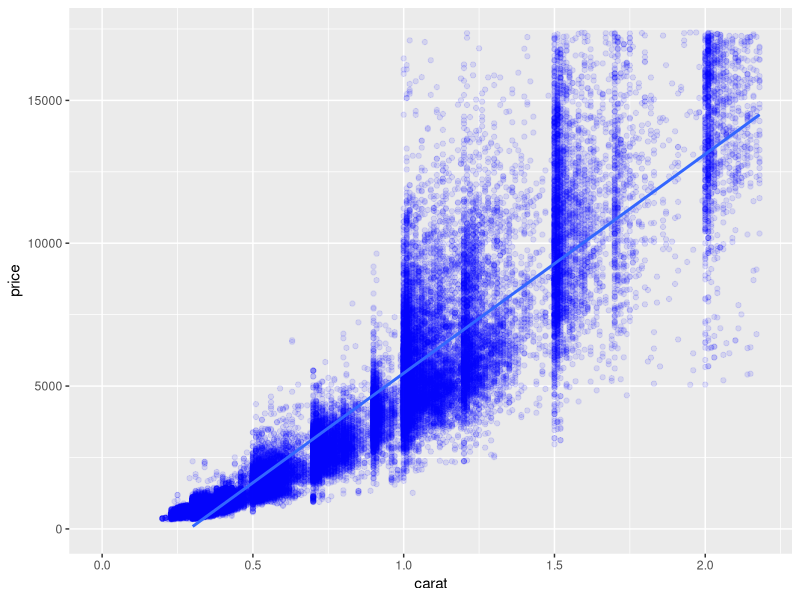
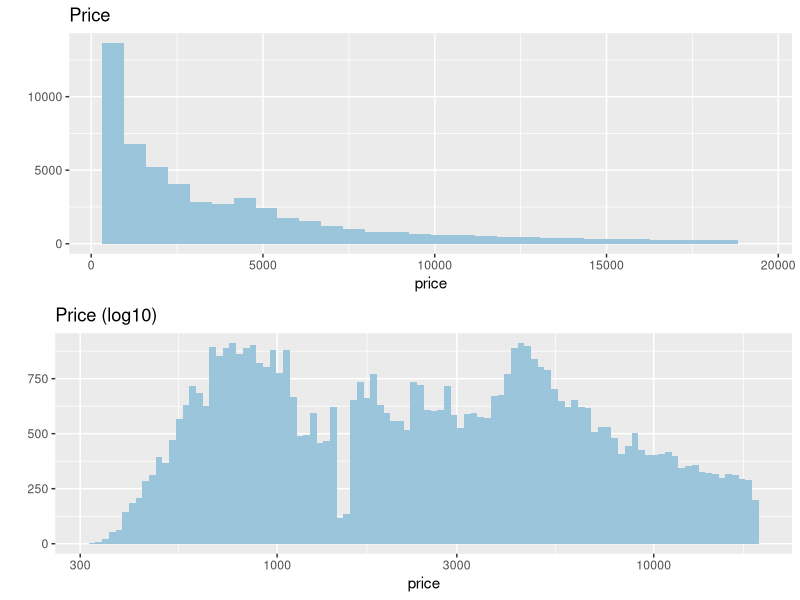
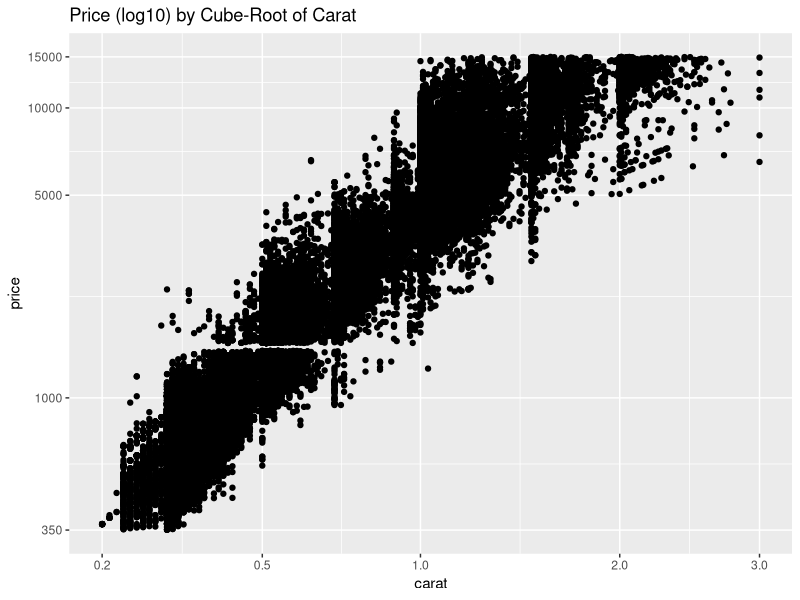
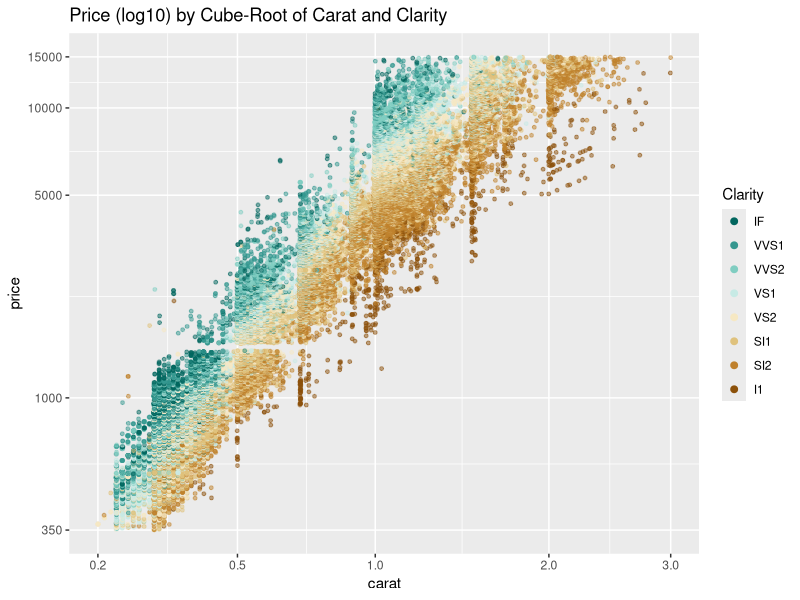
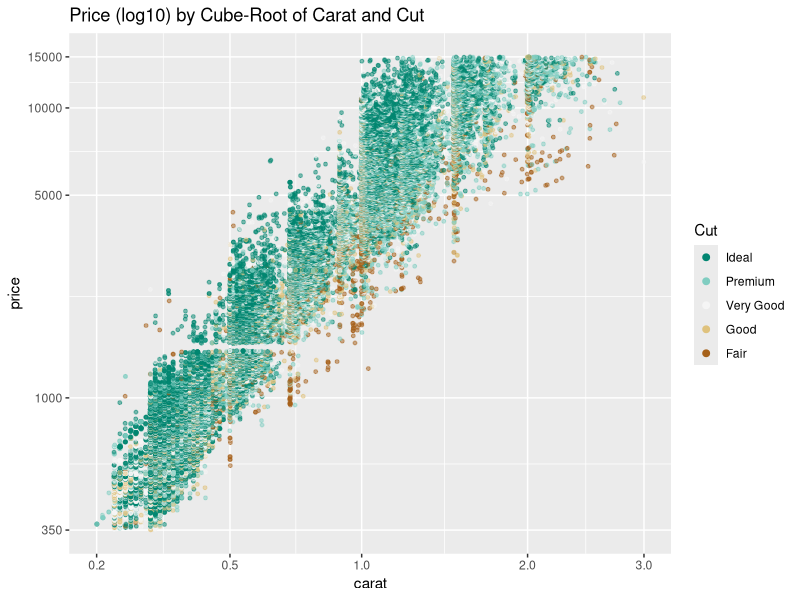
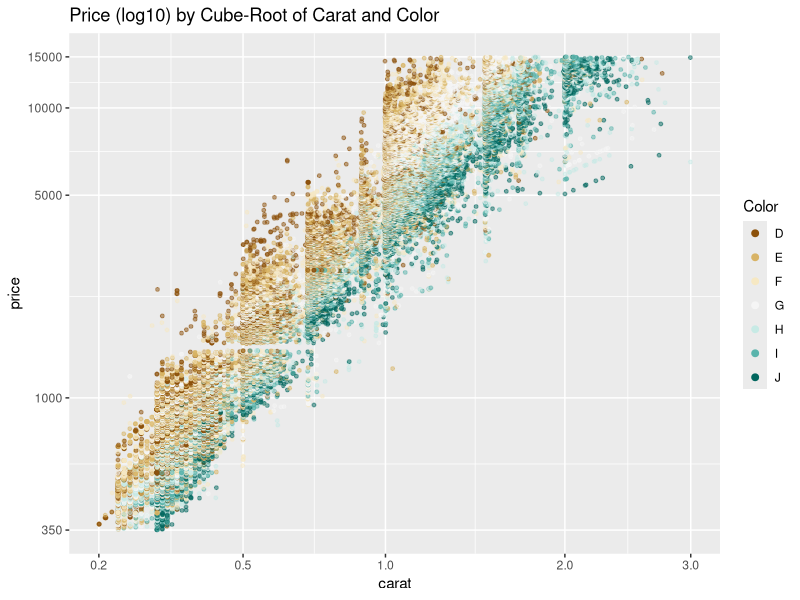

R code for these plots, in order:
## ---- chunk 1

library(ggplot2)
library(GGally)
library(scales)
library(memisc)
library(gridExtra)
library(RColorBrewer)
## ---- chunk 2

data("diamonds")

str(diamonds)

## ---- chunk 3

head(diamonds)

## ---- chunk 4

ggplot(aes(x = carat, y = price), data = diamonds) +
  geom_point(alpha = 1/10, fill = I('#9ac5db'), color = I('blue'))+
  scale_x_continuous(limits = c(0, quantile(diamonds$carat, 0.99)))+
  scale_y_continuous(limits = c(0, quantile(diamonds$price, 0.99))) +
  stat_smooth(method = 'lm')

## ---- chunk 5

plot1 <- qplot(x = price, data = diamonds, bins = 30, fill = I('#9ac5db')) + 
  ggtitle('Price')

plot2 <- qplot(x = price, data = diamonds, bins = 100, fill = I('#9ac5db')) +
  ggtitle('Price (log10)') +
  scale_x_log10()

grid.arrange(plot1, plot2)

## ---- chunk 6

cuberoot_trans = function() trans_new('cuberoot', transform = function(x) x^(1/3),
                                      inverse = function(x) x^3)

ggplot(aes(carat, price), data = diamonds) + 
  geom_point() + 
  scale_x_continuous(trans = cuberoot_trans(), limits = c(0.2, 3),
                     breaks = c(0.2, 0.5, 1, 2, 3)) + 
  scale_y_continuous(trans = log10_trans(), limits = c(350, 15000),
                     breaks = c(350, 1000, 5000, 10000, 15000)) +
  ggtitle('Price (log10) by Cube-Root of Carat')

## ---- chunk 7

ggplot(aes(x = carat, y = price), data = diamonds) + 
  geom_point(alpha = 0.5, size = 1, position = 'jitter', aes(color = clarity)) +
  scale_color_brewer(type = 'div',
                     guide = guide_legend(title = 'Clarity', reverse = T,
                                          override.aes = list(alpha = 1, size = 2))) +  
  scale_x_continuous(trans = cuberoot_trans(), limits = c(0.2, 3),
                     breaks = c(0.2, 0.5, 1, 2, 3)) + 
  scale_y_continuous(trans = log10_trans(), limits = c(350, 15000),
                     breaks = c(350, 1000, 5000, 10000, 15000)) +
  ggtitle('Price (log10) by Cube-Root of Carat and Clarity')

## ---- chunk 8

ggplot(aes(x = carat, y = price, color = cut), data = diamonds) + 
  geom_point(alpha = 0.5, size = 1, position = 'jitter') +
  scale_color_brewer(type = 'div',
                     guide = guide_legend(title = 'Cut', reverse = T,
                                          override.aes = list(alpha = 1, size = 2))) +  
  scale_x_continuous(trans = cuberoot_trans(), limits = c(0.2, 3),
                     breaks = c(0.2, 0.5, 1, 2, 3)) + 
  scale_y_continuous(trans = log10_trans(), limits = c(350, 15000),
                     breaks = c(350, 1000, 5000, 10000, 15000)) +
  ggtitle('Price (log10) by Cube-Root of Carat and Cut')

## ---- chunk 9

ggplot(aes(x = carat, y = price, color = color), data = diamonds) + 
  geom_point(alpha = 0.5, size = 1, position = 'jitter') +
  scale_color_brewer(type = 'div',
                     guide = guide_legend(title = 'Color', reverse = FALSE,
                                          override.aes = list(alpha = 1, size = 2))) +  
  scale_x_continuous(trans = cuberoot_trans(), limits = c(0.2, 3),
                     breaks = c(0.2, 0.5, 1, 2, 3)) + 
  scale_y_continuous(trans = log10_trans(), limits = c(350, 15000),
                     breaks = c(350, 1000, 5000, 10000, 15000)) +
  ggtitle('Price (log10) by Cube-Root of Carat and Color')


## ---- chunk 10

m1 <- lm(I(log(price)) ~ I(carat^(1/3)), data = diamonds)
m2 <- update(m1, ~ . + carat)
m3 <- update(m2, ~ . + cut)
m4 <- update(m3, ~ . + color)
m5 <- update(m4, ~ . + clarity)
mtable(m1, m2, m3, m4, m5)

## ---- chunk 11

thisDiamond = data.frame(carat = 2.5, cut = "Very Good",
                         color = "H", clarity="VS1")
modelEstimate = predict(m5, newdata = thisDiamond,
                        interval="prediction", level = .95)
